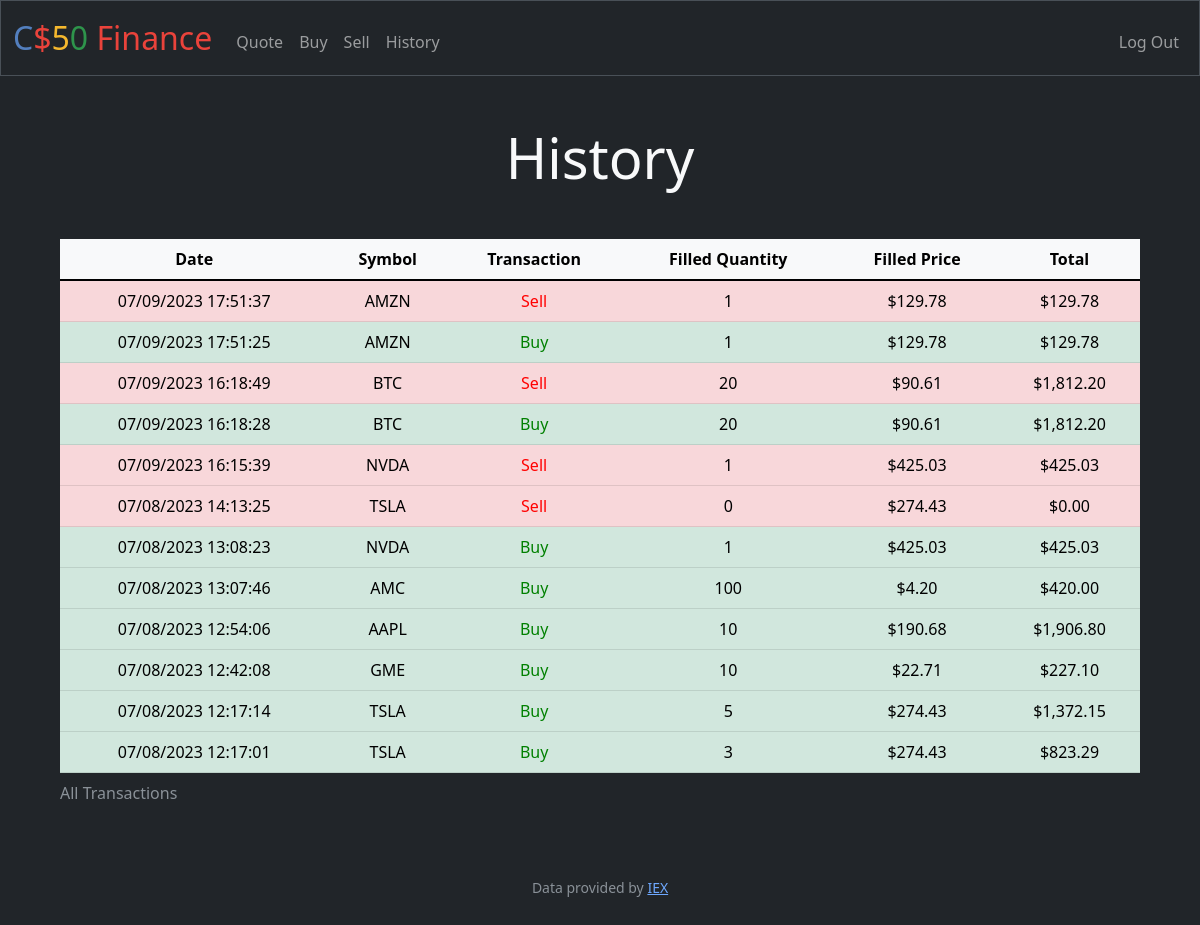
Page /history (signed in) on the earlier database version.
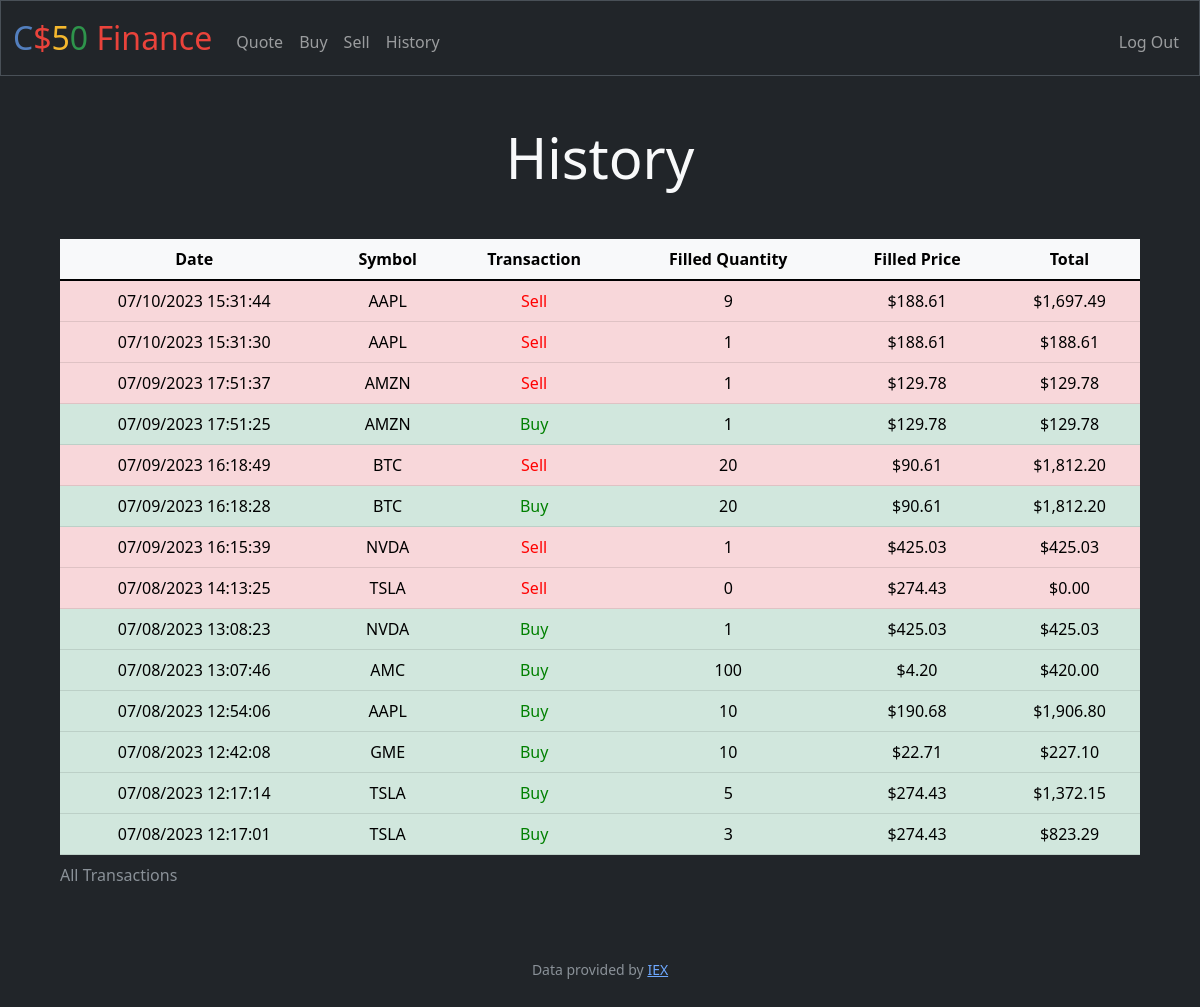
Same page on the later database version.
### tables this page shows
CREATE TABLE history (id INTEGER PRIMARY KEY AUTOINCREMENT NOT NULL, symbol TEXT NOT NULL, quantity INTEGER NOT NULL, price REAL NOT NULL, date TEXT NOT NULL, user_id INTEGER NOT NULL);

### app.py (the view)
@app.route("/history")
@login_required
def history():
    history = db.execute("SELECT * FROM history WHERE user_id = ?", session["user_id"])
    history.reverse()
    return render_template("history.html", history=history, abs=abs)

### app.py (called while the page is built)
@app.after_request
def after_request(response):
    response.headers["Cache-Control"] = "no-cache, no-store, must-revalidate"
    response.headers["Expires"] = 0
    response.headers["Pragma"] = "no-cache"
    return response

### helpers.py (called while the page is built)
def login_required(f):
    @wraps(f)
    def decorated_function(*args, **kwargs):
        if session.get("user_id") is None:
            return redirect("/login")
        return f(*args, **kwargs)
    return decorated_function

### templates/history.html (shortened to what this page needs)
{% extends "layout.html" %}
{% block main %}
<h2 class="display-4 text-light mb-5">History</h2>
<div class="table-responsive ms-5 me-5">
  <table class="table table-light">
    <caption>All Transactions</caption>
    <thead>
      <tr>
        <th scope="col">Date</th>
        <th scope="col">Symbol</th>
        <th scope="col">Transaction</th>
        <th scope="col">Filled Quantity</th>
        <th scope="col">Filled Price</th>
        <th scope="col">Total</th>
      </tr>
    </thead>
    <tbody class="table-group-divider">
      {% for trx in history %}
      {% if trx["quantity"] > 0 %}
      <tr class="table-success">
      {% else %}
      <tr class="table-danger" >
      {% endif %}
        <td>{{ trx["date"] }}</td>
        <td>{{ trx["symbol"] }}</td>
        {% if trx["quantity"] > 0 %}
        <td style="color: green">Buy</td>
        {% else %}
        <td style="color: red;">Sell</td>
        {% endif %}
        <td>{{ abs(trx["quantity"]) }}</td>
        <td>{{ "${:,.2f}".format(trx["price"]) }}</td>
        <td>{{ "${:,.2f}".format(abs(trx["quantity"]) * trx["price"]) }}</td>
      </tr>
      {% endfor %}
    </tbody>
  </table>
</div>
{% endblock %}

Differences in the rows shown:
added history: date "07/10/2023 15:31:44", symbol "AAPL", shows "Sell", quantity "9", price "$188.61", abs(trx['quantity'])*trx['price'] "$1,697.49"
added history: date "07/10/2023 15:31:30", symbol "AAPL", shows "Sell", quantity "1", price "$188.61", abs(trx['quantity'])*trx['price'] "$188.61"
